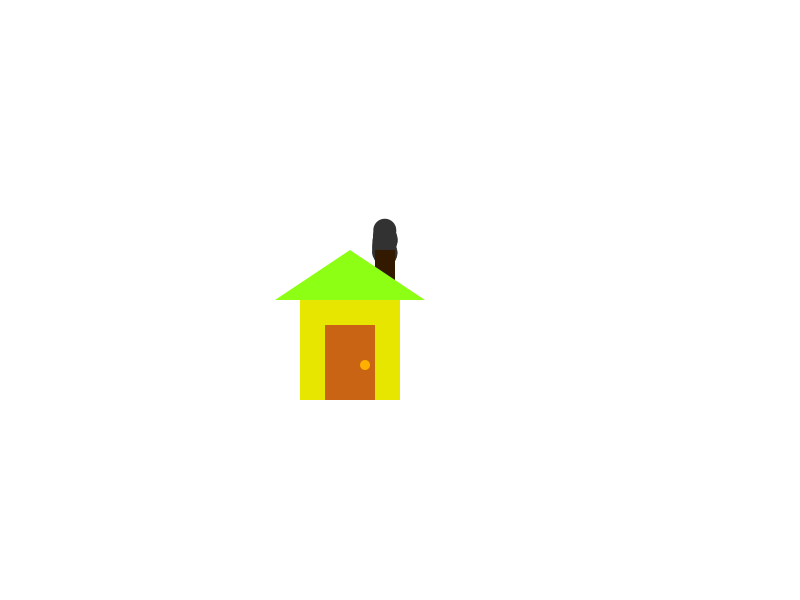
Frame 1 (no input)
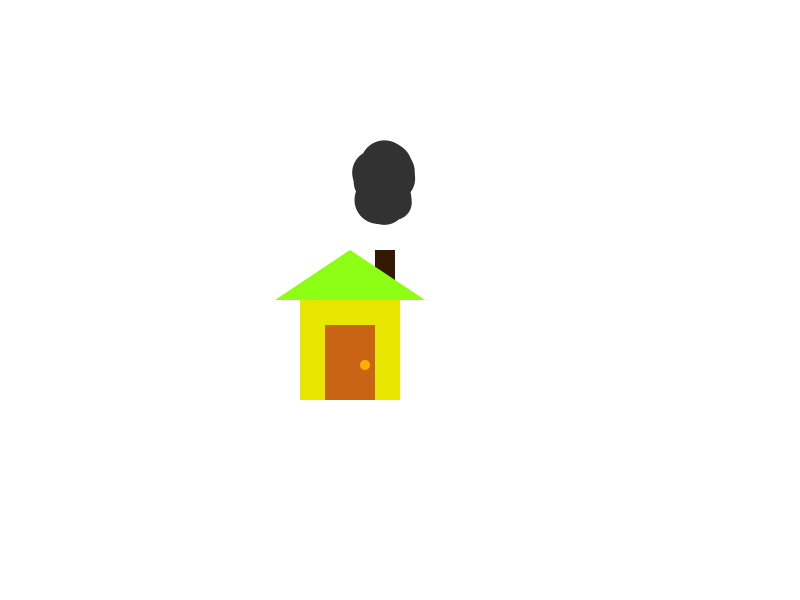
Frame 60 (the mouse pressed at the canvas centre just before this capture)
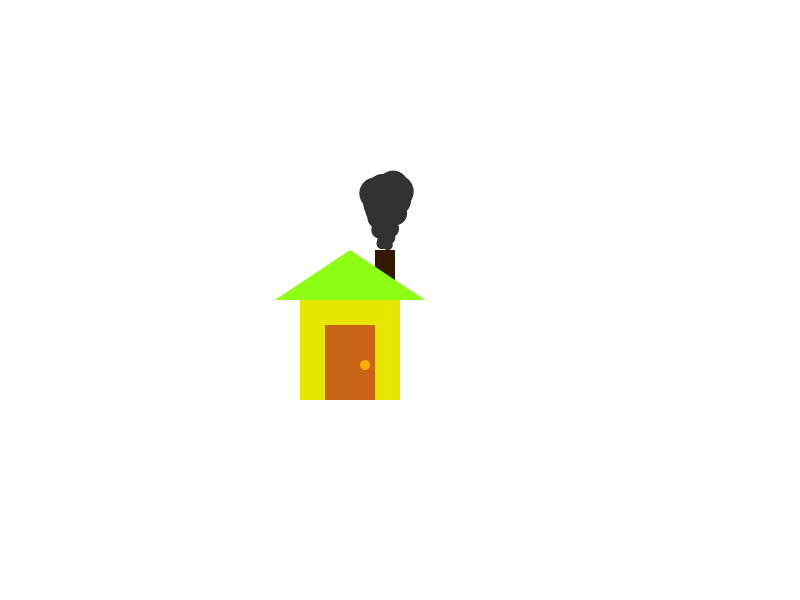
Frame 120 (the mouse held since frame 60 and released just before this capture)

The Processing sketch that drew these frames (run headless with seeded random() and noise(); from frame 60 on, the mouse is pressed at the canvas centre):

// Processing sketch: House
// ── House.pde
PVector[] pos;
int[] age;

void setup() {
  noStroke();
  size(800, 600);
  pos = new PVector[100];
  for (int i = 0; i < 100; i++) {
    pos[i] = new PVector(385, random(-30, 0) + 260);
  }
  age = new int[100];
  for (int i = 0; i < 100; i++) {
    age[i] = int(random(50));
  }
}
//size(800, 600);

//fill(50, 25, 0);
//rect(375, 250, 20, 50);
//fill(230, 230, 0);
//rect( 300, 300, 100, 100);
//fill( 140, 255, 20);
//triangle(275, 300, 350, 250, 425, 300);
//fill(200, 100, 20);
//rect(325, 325, 50, 75);
//fill(255, 175, 0);
//ellipse(365, 365, 10, 10);
/*
background(255, 255, 0);
 
 fill(255, 0, 255);
 noStroke();
 square(700, 50, 50);
 ellipse(300, 300, 100, 300);
 rect(300, 300, 200, 100);
 
 stroke(0, 255, 75);
 strokeWeight(10);
 fill(0, 255, 0);
 noFill();
 triangle(0, 0, width - 100, 100, 100, height - 100);
 quad(100, 100, width - 100, 100, width - 100, height - 100, 100, height- 100);
 */
void draw() {
  
  background(255);
  for (int i = 0; i < 100; i++) {
    fill(50);
    age[i]++;
    pos[i].x += random(-1, 1);
    pos[i].y -= random(2);
    ellipse(pos[i].x, pos[i].y, age[i]/2, age[i]/2);
    if (age[i] > 100){
      age[i] = 0;
      pos[i] = new PVector(385, 260);
    }
  }
  fill(50, 25, 0);
  rect(375, 250, 20, 50);
  fill(230, 230, 0);
  rect( 300, 300, 100, 100);
  fill( 140, 255, 20);
  triangle(275, 300, 350, 250, 425, 300);
  fill(200, 100, 20);
  rect(325, 325, 50, 75);
  fill(255, 175, 0);
  ellipse(365, 365, 10, 10);
}
